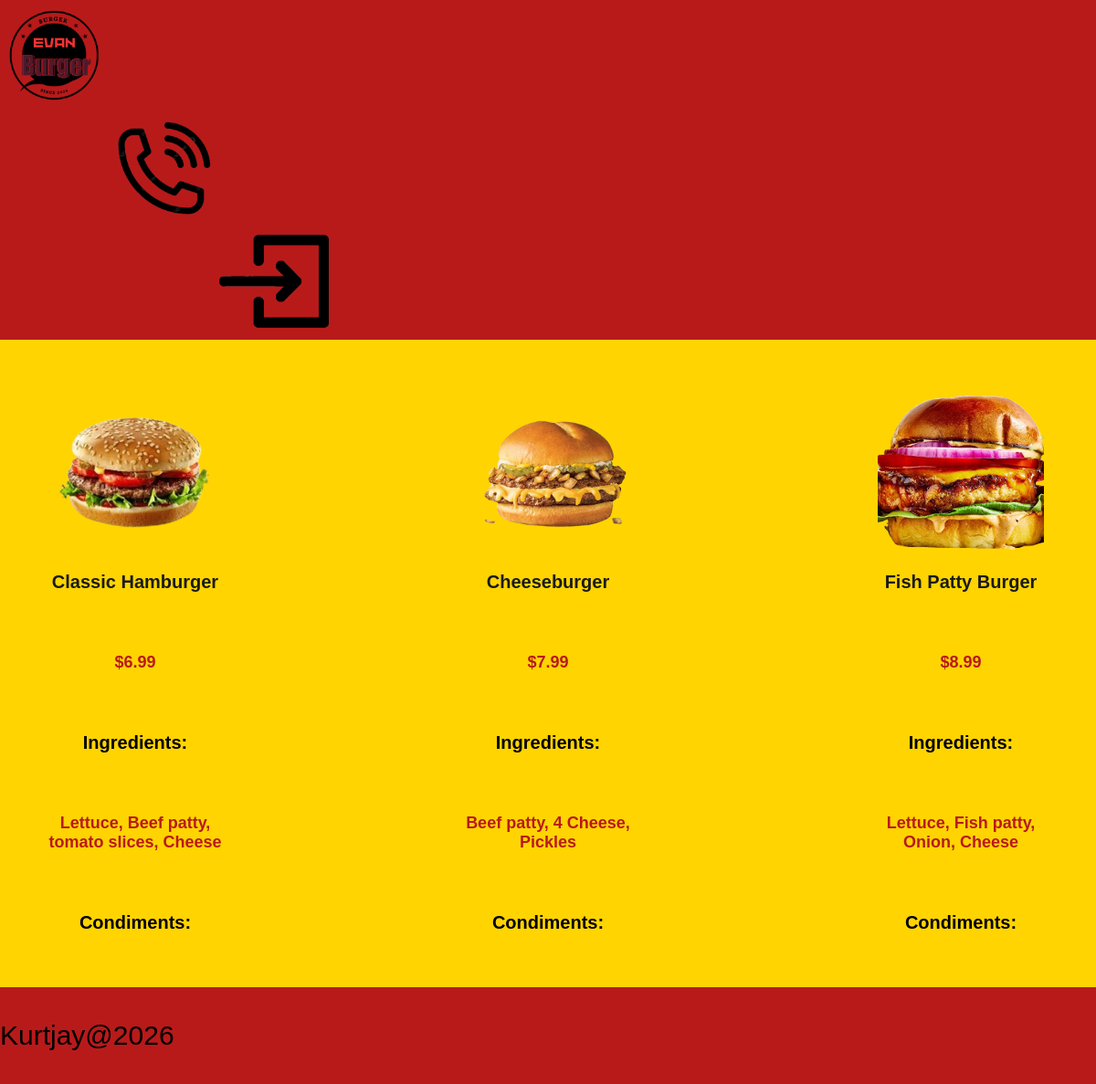
The page /menu on the database its author committed.
### tables this page shows
CREATE TABLE products (id INT, burgers TEXT, price REAL, ingredients TEXT, condiments TEXT, photo, PRIMARY KEY (id));

### app.py (the view)
@app.route('/menu')
def menu():
    sql = "SELECT burgers, price, ingredients, condiments, photo FROM products WHERE burgers IS NOT NULL AND burgers != ''"
    results = query_db(sql)
    return render_template("menus.html", results=results)

### app.py (called while the page is built)
def get_db():
    db = getattr(g, '_database', None)
    if db is None:
        db = g._database = sqlite3.connect(DATABASE)
        db.row_factory = sqlite3.Row
    return db

@app.teardown_appcontext
def close_connection(exception):
    db = getattr(g, '_database', None)
    if db is not None:
        db.close()

def query_db(query, args=(), one=False):
    cur = get_db().execute(query, args)
    rv = cur.fetchall()
    cur.close()
    return (rv[0] if rv else None) if one else rv

### templates/menus.html
{% extends "layout.html" %}
{% block content %}
<div class="burger-grid">
    {% for item in results %}
    <div class="burger-card">
        <img src="/{{ item.photo }}" alt="{{ item.burgers }}">
        <h2>{{ item.burgers }}</h2>
        <p>{{ item.price }}</p>
        <h3>Ingredients: </h3>
        <p>{{ item.ingredients }}</p>
        <h3>Condiments: </h3>
        <p>{{ item.condiments }}</p>
    </div>
    {% endfor %}
</div>
{% endblock %}

### templates/layout.html (shortened to what this page needs)
<!DOCTYPE html>
<html lang="en">
<head>
    <link rel="stylesheet" href="../static/CSS/style.css">
</head>
<body>
    <header>
        <div class="header">
            <div class="head">
                <a href="/"><img src="static/images/burger-logo.png" alt="Burger logo" style="width: 10%;" >
                    </a>
            </div>
            <div class="con">
                <a href="/contact"><img src="static/images/contact.png" alt="contact logo" style="width: 10%; margin-left: 10%;" >
                    </a>
            </div>
            <div>
                <div class="log">
                    <a href="/login"><img src="static/images/login-logo.png" alt="login logo" style="width: 10%; margin-left: 20%" >
                        </a>
                </div>
            </div>
        </div>
    </header>
    <main>
        {% block content %}{% endblock %}
    </main>
    <footer>
        {% include "footer.html" %}
    </footer>
</body>
</html>

### templates/footer.html (shortened to what this page needs)
<!DOCTYPE html>
<html>
    <link rel="stylesheet" href="../static/CSS/style.css">
<footer>
    <div class="footer-style">
        <p>Kurtjay@2026</p>
    </div>
</footer>
</html>

### static/CSS/style.css (style rules this page uses)
body { margin:0; height:100vh; background: #FFD400; font-family:sans-serif; }
footer { background-color: #B81A1A; padding-right: 100%; padding-top: 0.5%; padding-bottom: 0.5%; position: fixed; bottom: 0; left: 0; }
.footer-style { font-size: 30px; font-family: sans-serif; }
header { background-color: #B81A1A; gap: 5px; display: ; }
a { color: black; text-decoration: none; }
main { display: grid; }
main p, h3 { font-size: 20px; margin-top: 30%; grid-column: 2; }
.burger-grid { display: flex; justify-content: center; align-items: flex-end; gap: 20%; flex-wrap: wrap; padding: 60px 20px; }
.burger-card { background: transparent; text-align: center; width: 220px; }
.burger-card img { width: 100%; height: 180px; object-fit: contain; }
.burger-card h2 { font-size: 20px; font-weight: bold; color: #1a1a1a; margin-top: 10px; }
.burger-card p { font-size: 18px; color: #B81A1A; font-weight: bold; }

### rows shown on the page
products: photo (picture), burgers "Classic Hamburger", price "$6.99", ingredients "Lettuce, Beef patty, tomato slices, Cheese"
products: photo (picture), burgers "Cheeseburger", price "$7.99", ingredients "Beef patty, 4 Cheese, Pickles"
products: photo (picture), burgers "Fish Patty Burger", price "$8.99", ingredients "Lettuce, Fish patty, Onion, Cheese"
